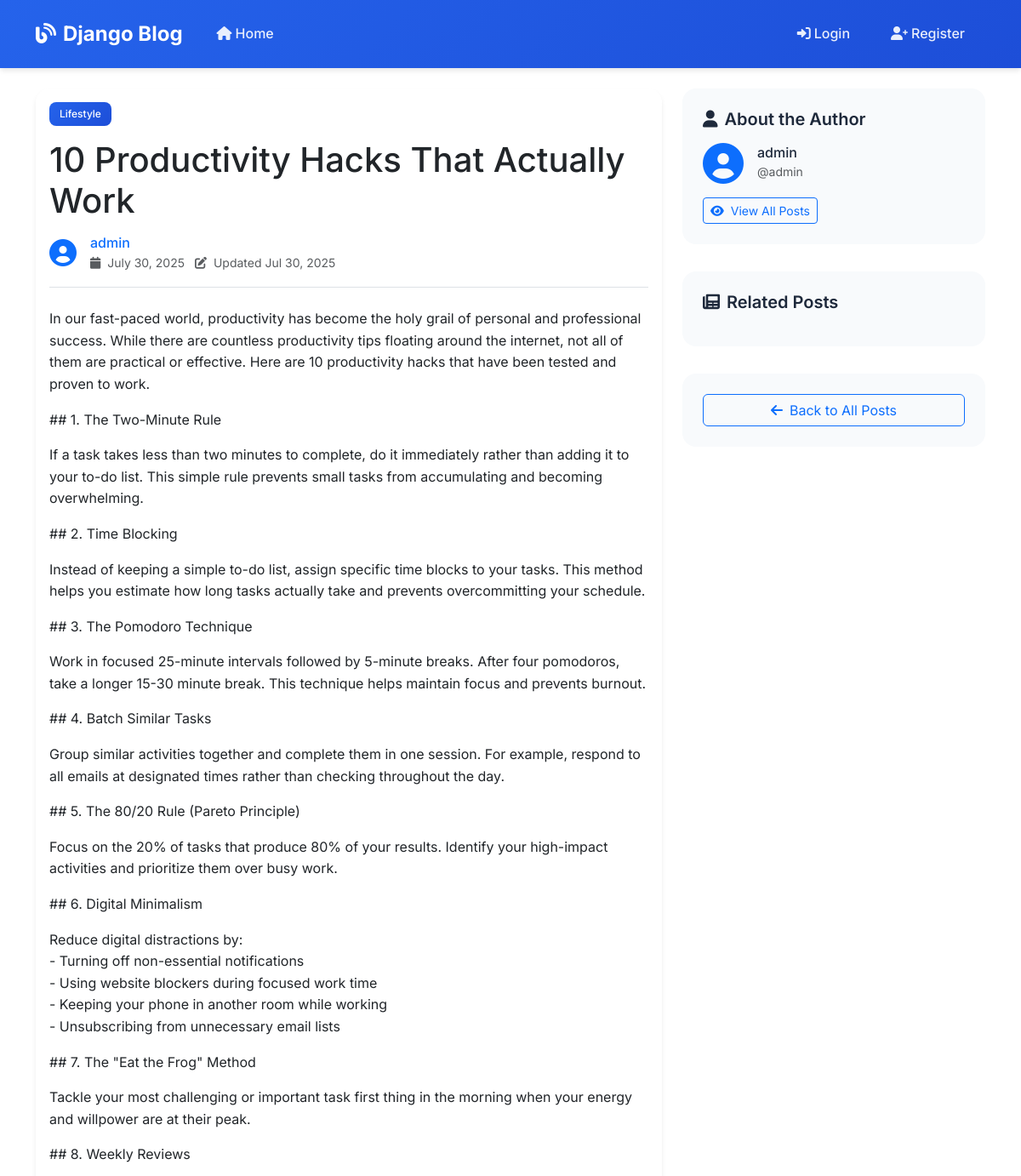
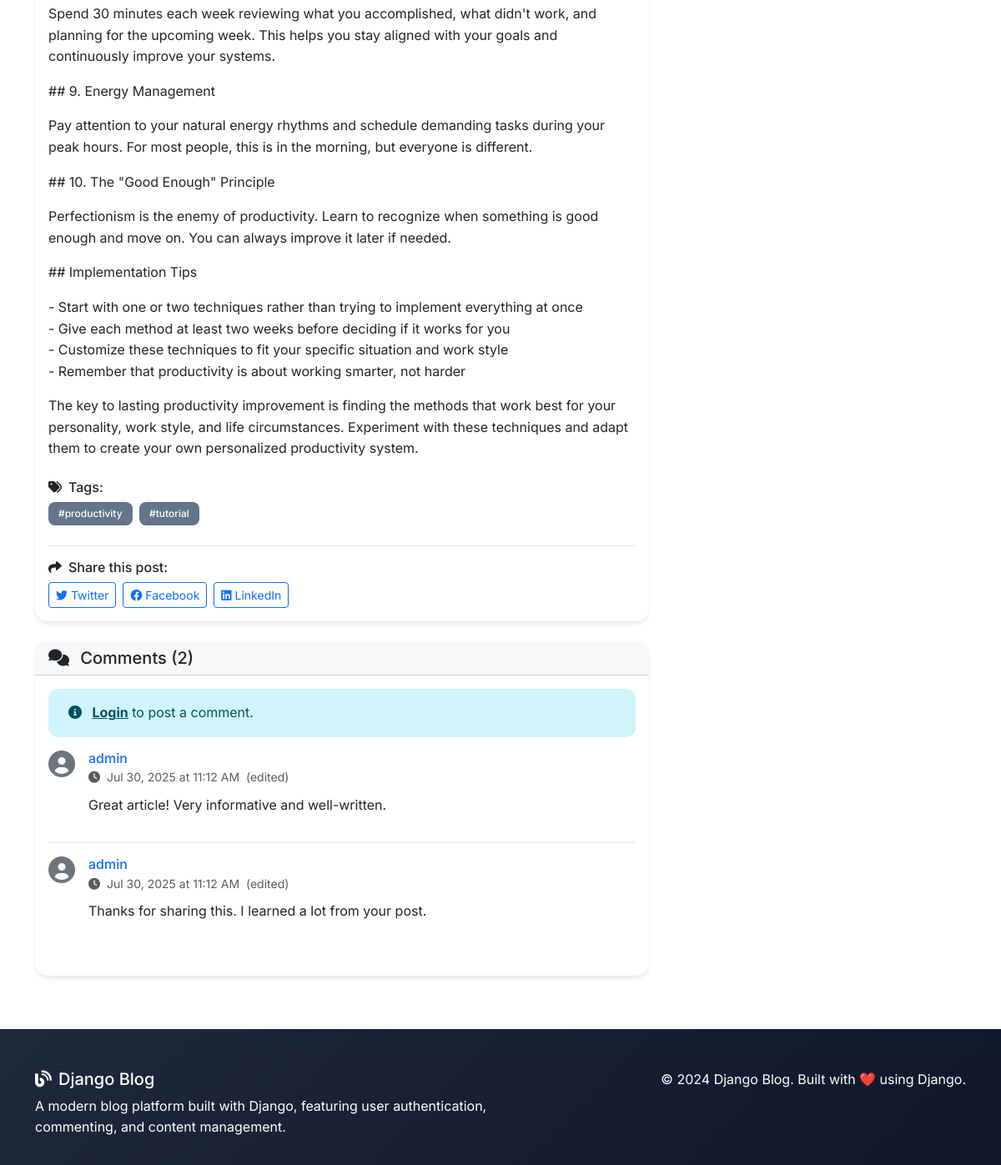
The app's page /post/4/ with its own data (2 pictures, top to bottom).
### blog/models.py (models this page shows, shortened)
class Post(models.Model):
    STATUS_CHOICES = [
        ('draft', 'Draft'),
        ('published', 'Published'),
    ]
    title = models.CharField(max_length=200)
    slug = models.SlugField(max_length=200, unique=True)
    author = models.ForeignKey(User, on_delete=models.CASCADE, related_name='blog_posts')
    content = models.TextField()
    excerpt = models.TextField(max_length=300, blank=True, help_text="Brief description of the post")
    image = models.ImageField(upload_to='posts/', blank=True, null=True)
    category = models.ForeignKey(Category, on_delete=models.SET_NULL, null=True, blank=True, related_name='posts')
    tags = models.ManyToManyField(Tag, blank=True, related_name='posts')
    status = models.CharField(max_length=10, choices=STATUS_CHOICES, default='draft')
    created_at = models.DateTimeField(auto_now_add=True)
    updated_at = models.DateTimeField(auto_now=True)
    published_at = models.DateTimeField(null=True, blank=True)
    class Meta:
        ordering = ['-created_at']
        indexes = [
            models.Index(fields=['-created_at']),
            models.Index(fields=['status']),
        ]

class Category(models.Model):
    name = models.CharField(max_length=100, unique=True)
    description = models.TextField(blank=True)
    created_at = models.DateTimeField(auto_now_add=True)
    class Meta:
        verbose_name_plural = "Categories"
        ordering = ['name']

class Tag(models.Model):
    name = models.CharField(max_length=50, unique=True)
    created_at = models.DateTimeField(auto_now_add=True)
    class Meta:
        ordering = ['name']

class Comment(models.Model):
    post = models.ForeignKey(Post, on_delete=models.CASCADE, related_name='comments')
    author = models.ForeignKey(User, on_delete=models.CASCADE, related_name='comments')
    content = models.TextField()
    created_at = models.DateTimeField(auto_now_add=True)
    updated_at = models.DateTimeField(auto_now=True)
    is_active = models.BooleanField(default=True)
    class Meta:
        ordering = ['created_at']
        indexes = [
            models.Index(fields=['created_at']),
            models.Index(fields=['is_active']),
        ]

### blog/views.py (the view)
# urls.py: path('post/<int:pk>/', views.post_detail, name='post_detail'),
def post_detail(request, pk):
    post = get_object_or_404(Post, pk=pk, status='published')
    comments = post.comments.filter(is_active=True).select_related('author')
    if request.method == 'POST' and request.user.is_authenticated:
        comment_form = CommentForm(request.POST)
        if comment_form.is_valid():
            comment = comment_form.save(commit=False)
            comment.post = post
            comment.author = request.user
            comment.save()
            messages.success(request, 'Your comment has been added successfully!')
            return redirect('blog:post_detail', pk=post.pk)
    else:
        comment_form = CommentForm()
    context = {
        'post': post,
        'comments': comments,
        'comment_form': comment_form,
    }
    return render(request, 'blog/post_detail.html', context)

### blog/templates/blog/post_detail.html (shortened to what this page needs)
{% extends 'blog/base.html' %}
{% block content %}
<div class="container mt-4">
    <div class="row">
        <div class="col-lg-8">
            <article class="card">
                <div class="card-body">
                    <div class="mb-3">
                        {% if post.category %}
                        <a href="{% url 'blog:category_posts' post.category.pk %}" class="badge badge-primary text-decoration-none">
                            {{ post.category.name }}
                        </a>
                        {% endif %}
                    </div>
                    <h1 class="card-title mb-3">{{ post.title }}</h1>
                    <div class="d-flex justify-content-between align-items-center mb-4 pb-3 border-bottom">
                        <div class="d-flex align-items-center">
                            <div class="me-3">
                                <i class="fas fa-user-circle fa-2x text-primary"></i>
                            </div>
                            <div>
                                <h6 class="mb-0">
                                    <a href="{% url 'blog:user_posts' post.author.username %}" class="text-decoration-none">
                                        {{ post.author.get_full_name|default:post.author.username }}
                                    </a>
                                </h6>
                                <small class="text-muted">
                                    <i class="fas fa-calendar me-1"></i>
                                    {{ post.published_at|default:post.created_at|date:"F d, Y" }}
                                    {% if post.updated_at != post.created_at %}
                                    <span class="ms-2">
                                        <i class="fas fa-edit me-1"></i>
                                        Updated {{ post.updated_at|date:"M d, Y" }}
                                    </span>
                                    {% endif %}
                                </small>
                            </div>
                        </div>
                    </div>
                    <div class="post-content mb-4">
                        {{ post.content|linebreaks }}
                    </div>
                    {% if post.tags.all %}
                    <div class="mb-4">
                        <h6><i class="fas fa-tags me-2"></i>Tags:</h6>
                        {% for tag in post.tags.all %}
                        <a href="{% url 'blog:tag_posts' tag.pk %}" class="badge badge-secondary text-decoration-none me-1">
                            #{{ tag.name }}
                        </a>
                        {% endfor %}
                    </div>
                    {% endif %}
                    <div class="border-top pt-3">
                        <h6><i class="fas fa-share me-2"></i>Share this post:</h6>
                        <div class="d-flex gap-2">
                            <a href="https://twitter.com/intent/tweet?text={{ post.title }}&url={{ request.build_absolute_uri }}"
                               target="_blank" class="btn btn-outline-primary btn-sm">
                                <i class="fab fa-twitter"></i> Twitter
                            </a>
                            <a href="https://www.facebook.com/sharer/sharer.php?u={{ request.build_absolute_uri }}"
                               target="_blank" class="btn btn-outline-primary btn-sm">
                                <i class="fab fa-facebook"></i> Facebook
                            </a>
                            <a href="https://www.linkedin.com/sharing/share-offsite/?url={{ request.build_absolute_uri }}"
                               target="_blank" class="btn btn-outline-primary btn-sm">
                                <i class="fab fa-linkedin"></i> LinkedIn
                            </a>
                        </div>
                    </div>
                </div>
            </article>
            <div class="card mt-4">
                <div class="card-header">
                    <h5 class="mb-0">
                        <i class="fas fa-comments me-2"></i>
                        Comments ({{ comments.count }})
                    </h5>
                </div>
                <div class="card-body">
                    {% if user.is_authenticated %}
                    <form method="post" class="mb-4">
                        {% csrf_token %}
                        <div class="mb-3">
                            <label for="{{ comment_form.content.id_for_label }}" class="form-label">
                                <strong>Add a comment:</strong>
                            </label>
                            {{ comment_form.content }}
                        </div>
                        <button type="submit" class="btn btn-primary">
                            <i class="fas fa-paper-plane me-2"></i>Post Comment
                        </button>
                    </form>
                    {% else %}
                    <div class="alert alert-info">
                        <i class="fas fa-info-circle me-2"></i>
                        <a href="{% url 'blog:login' %}" class="alert-link">Login</a> to post a comment.
                    </div>
                    {% endif %}
                    {% if comments %}
                    <div class="comments-list">
                        {% for comment in comments %}
                        <div class="comment mb-3 pb-3 {% if not forloop.last %}border-bottom{% endif %}" id="comment-{{ comment.pk }}">
                            <div class="d-flex">
                                <div class="me-3">
                                    <i class="fas fa-user-circle fa-2x text-secondary"></i>
                                </div>
                                <div class="flex-grow-1">
                                    <div class="d-flex justify-content-between align-items-start mb-2">
                                        <div>
                                            <h6 class="mb-0">
                                                <a href="{% url 'blog:user_posts' comment.author.username %}" class="text-decoration-none">
                                                    {{ comment.author.get_full_name|default:comment.author.username }}
                                                </a>
                                            </h6>
                                            <small class="text-muted">
                                                <i class="fas fa-clock me-1"></i>
                                                {{ comment.created_at|date:"M d, Y \a\t g:i A" }}
                                                {% if comment.updated_at != comment.created_at %}
                                                <span class="ms-1">(edited)</span>
                                                {% endif %}
                                            </small>
                                        </div>
                                    </div>
                                    <p class="mb-0">{{ comment.content|linebreaks }}</p>
                                </div>
                            </div>
                        </div>
                        {% endfor %}
                    </div>
                    {% else %}
                    <div class="text-center py-4">
                        <i class="fas fa-comments fa-3x text-muted mb-3"></i>
                        <h6>No comments yet</h6>
                        <p class="text-muted">Be the first to share your thoughts!</p>
                    </div>
                    {% endif %}
                </div>
            </div>
        </div>
        <div class="col-lg-4">
            <div class="sidebar">
                <h5><i class="fas fa-user me-2"></i>About the Author</h5>
                <div class="d-flex align-items-center mb-3">
                    <i class="fas fa-user-circle fa-3x text-primary me-3"></i>
                    <div>
                        <h6 class="mb-0">{{ post.author.get_full_name|default:post.author.username }}</h6>
                        <small class="text-muted">@{{ post.author.username }}</small>
                    </div>
                </div>
                <a href="{% url 'blog:user_posts' post.author.username %}" class="btn btn-outline-primary btn-sm">
                    <i class="fas fa-eye me-2"></i>View All Posts
                </a>
            </div>
            <div class="sidebar">
                <h5><i class="fas fa-newspaper me-2"></i>Related Posts</h5>
            </div>
            <div class="sidebar">
                <a href="{% url 'blog:post_list' %}" class="btn btn-outline-primary w-100">
                    <i class="fas fa-arrow-left me-2"></i>Back to All Posts
                </a>
            </div>
        </div>
    </div>
</div>
{% endblock %}

### blog/templates/blog/base.html (style rules this page uses)
:root { --primary-color: #2563eb; --secondary-color: #64748b; --accent-color: #f59e0b; --text-dark: #1e293b; --text-light: #64748b; --bg-light: #f8fafc; --border-color: #e2e8f0; }
body { font-family: 'Inter', sans-serif; line-height: 1.6; color: var(--text-dark); background-color: #ffffff; }
.card { border: none; border-radius: 1rem; box-shadow: 0 4px 6px -1px rgba(0, 0, 0, 0.1); transition: all 0.3s ease; overflow: hidden; }
.badge { font-weight: 500; padding: 0.5rem 0.75rem; border-radius: 0.5rem; }
.badge-primary { background: linear-gradient(135deg, var(--primary-color) 0%, #1d4ed8 100%); }
.badge-secondary { background-color: var(--secondary-color); }
.sidebar { background-color: var(--bg-light); border-radius: 1rem; padding: 1.5rem; margin-bottom: 2rem; }
.sidebar h5 { color: var(--text-dark); font-weight: 600; margin-bottom: 1rem; }
.alert { border: none; border-radius: 0.75rem; padding: 1rem 1.5rem; }

### records on screen
Post: category.name "Lifestyle", title "10 Productivity Hacks That Actually Work", author.get_full_name "admin", published_at "July 30, 2025", updated_at "Jul 30, 2025", content "In our fast-paced world, productivity has become the holy grail of personal and professional success. While there are countless productivity tips floating around the internet, not all of them are practical or effective. Here are 10 productivity hacks that have been tested and proven to work. ## 1. The Two-Minute Rule If a task takes less than two minutes to complete, do it immediately rather than adding it to your to-do list. This simple rule prevents small tasks from accumulating and becoming overwhelming. ## 2. Time Blocking Instead of keeping a simple to-do list, assign specific time blocks to your tasks. This method helps you estimate how long tasks actually take and prevents…", author.username "admin"
Tag: name "productivity"
Tag: name "tutorial"
Comment: author.get_full_name "admin", created_at "Jul 30, 2025 at 11:12 AM", shows "(edited)", content "Great article! Very informative and well-written."
Comment: author.get_full_name "admin", created_at "Jul 30, 2025 at 11:12 AM", shows "(edited)", content "Thanks for sharing this. I learned a lot from your post."

### other values on screen
{{ comments.count }} "2"
